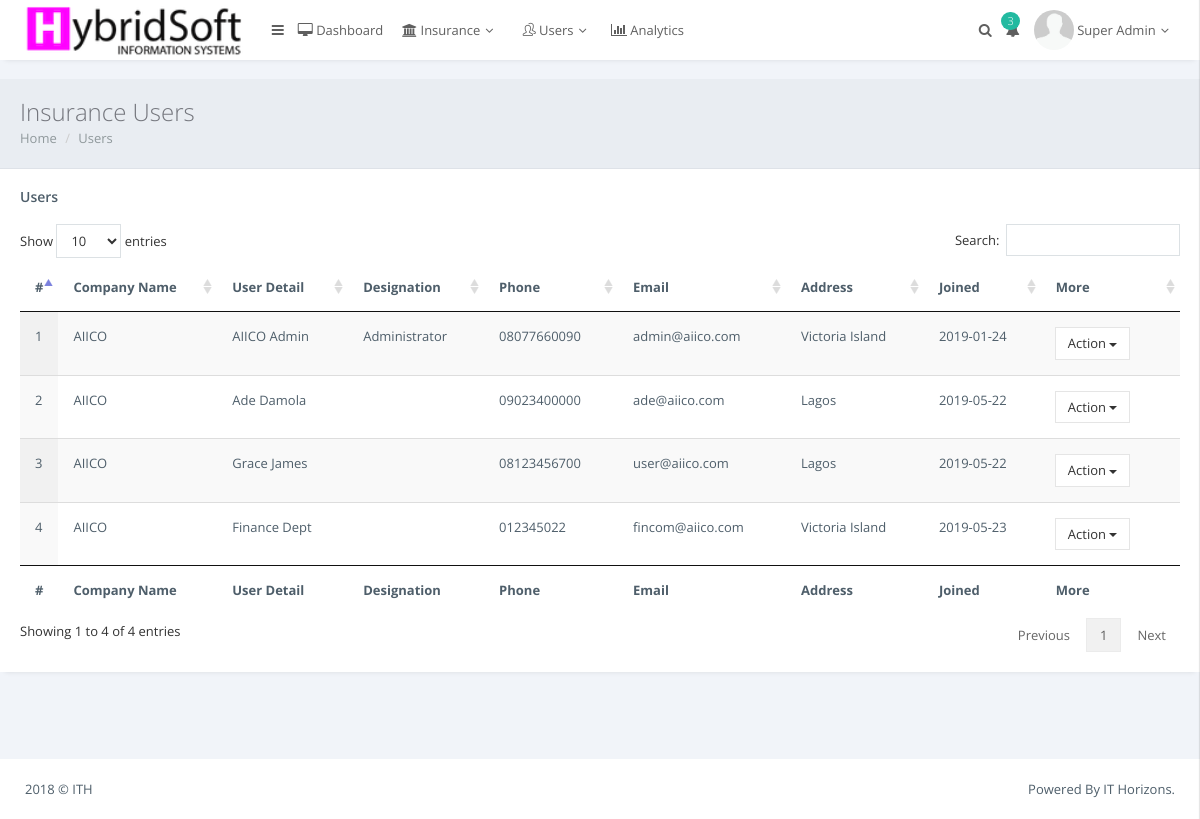
Screenshot of /super/index.php?insurance_user&comp=1 (signed in) with the database file from the repository.
### tables this page shows
CREATE TABLE `users` (
  `user_id` int(10) NOT NULL,
  `username` varchar(50) NOT NULL,
  `rc` varchar(12) NOT NULL,
  `telephone` varchar(12) NOT NULL,
  `email` varchar(50) NOT NULL,
  `address` text NOT NULL,
  `city` varchar(50) NOT NULL,
  `state` varchar(50) NOT NULL,
  `dob` date NOT NULL,
  `lastname` varchar(50) NOT NULL,
  `firstname` varchar(50) NOT NULL,
  `middlename` varchar(50) NOT NULL,
  `password` varchar(255) NOT NULL,
  `role_id` int(11) NOT NULL,
  `nfname` varchar(200) NOT NULL,
  `nlname` varchar(200) NOT NULL,
  `nphone` varchar(200) NOT NULL,
  `nemail` varchar(200) NOT NULL,
  `naddress` text NOT NULL,
  `created` date NOT NULL,
  `createdby` int(11) NOT NULL
);

CREATE TABLE `iuser` (
  `id` int(11) NOT NULL,
  `insurance_id` int(11) NOT NULL,
  `user_id` int(11) NOT NULL
);

CREATE TABLE `insurance_company` (
  `company_id` int(6) NOT NULL,
  `company_name` varchar(50) NOT NULL,
  `prefix` varchar(2) NOT NULL,
  `rc_no` varchar(20) NOT NULL,
  `phone_no` int(11) NOT NULL,
  `address` text NOT NULL,
  `acct_no` int(10) NOT NULL,
  `email` varchar(200) NOT NULL,
  `created` date NOT NULL,
  `created_by` int(11) NOT NULL
);

### super/insurance_user.php (the view, shortened to what this page needs)
<!DOCTYPE html>
<html>
    <head>
        <link href="../res/plugins/pace-master/themes/blue/pace-theme-flash.css" rel="stylesheet"/>
        <link href="../res/plugins/uniform/css/uniform.default.min.css" rel="stylesheet"/>
        <link href="../res/plugins/bootstrap/css/bootstrap.min.css" rel="stylesheet" type="text/css"/>
        <link href="../res/plugins/fontawesome/css/font-awesome.css" rel="stylesheet" type="text/css"/>
        <link href="../res/plugins/line-icons/simple-line-icons.css" rel="stylesheet" type="text/css"/>
        <link href="../res/plugins/offcanvasmenueffects/css/menu_cornerbox.css" rel="stylesheet" type="text/css"/>
        <link href="../res/plugins/waves/waves.min.css" rel="stylesheet" type="text/css"/>
        <link href="../res/plugins/switchery/switchery.min.css" rel="stylesheet" type="text/css"/>
        <link href="../res/plugins/3d-bold-navigation/css/style.css" rel="stylesheet" type="text/css"/>
        <link href="../res/plugins/slidepushmenus/css/component.css" rel="stylesheet" type="text/css"/>
        <link href="../res/plugins/datatables/css/jquery.datatables.min.css" rel="stylesheet" type="text/css"/>
        <link href="../res/plugins/datatables/css/jquery.datatables_themeroller.css" rel="stylesheet" type="text/css"/>
        <link href="../res/plugins/x-editable/bootstrap3-editable/css/bootstrap-editable.css" rel="stylesheet" type="text/css">
        <link href="../res/plugins/bootstrap-datepicker/css/datepicker3.css" rel="stylesheet" type="text/css"/>
        <link href="../res/css/modern.min.css" rel="stylesheet" type="text/css"/>
        <link href="../res/css/themes/white.css" class="theme-color" rel="stylesheet" type="text/css"/>
        <link href="../res/css/custom.css" rel="stylesheet" type="text/css"/>
    </head>
    <?php include 'nav.php'; ?>
<div class="page-inner">
    <div class="page-title">
        <h3>Insurance Users </h3>
        <div class="page-breadcrumb">
            <ol class="breadcrumb">
                <li><a href="index.php?dashboard">Home</a></li>
                <li><a href="#">Users</a></li>
            </ol>
        </div>
    </div>
     <div class="row">
                        <div class="col-md-12">
                            <div class="panel panel-white">
                                <div class="panel-heading clearfix">
                                    <h4 class="panel-title">Users</h4>
                                </div>
                                <div class="panel-body">
                                   <div class="table-responsive">
                                    <table id="example" class="display table" style="width: 100%; cellspacing: 0;">
                                        <thead>
                                            <tr>
                                                <th width="3%">#</th>
                                                <th>Company Name </th>
                                                <th>User Detail </th>
                                                <th>Designation </th>
                                                <th>Phone </th>
                                                <th>Email </th>
                                                <th>Address </th>
                                                <th>Joined </th>
                                                <th width="12%">More</th>
                                            </tr>
                                        </thead>
                                        <tfoot>
                                            <tr>
                                                <th>#</th>
                                                <th>Company Name </th>
                                                <th>User Detail </th>
                                                <th>Designation </th>
                                                <th>Phone </th>
                                                <th>Email </th>
                                                <th>Address </th>
                                                <th>Joined </th>
                                                <th width="12%">More</th>
                                            </tr>
                                        </tfoot>
                                        <tbody>
                                            <?php
                                            $id=$_GET['comp'];
                                            $qq=$con->query("SELECT users.user_id, users.firstname, users.lastname, users.telephone, users.email, users.address, users.role_id, users.created, iuser.insurance_id FROM users, iuser WHERE users.user_id=iuser.user_id AND iuser.insurance_id='$id'");
                                            $counter=0;
                                            while($r=$qq->fetch_array()){
                                                $role = $r['role_id'];
                                                $ins = $r['insurance_id'];
                                                $com=$con->query("SELECT company_name FROM insurance_company WHERE company_id='$ins'");
                                                $rx=$com->fetch_array();
                                            ?>
                                            <tr>
                                                <td><?php echo ++$counter; ?></td>
                                                <td><?php echo $rx['company_name']; ?></td>
                                                <td><?php echo $r['firstname']." ".$r['lastname']; ?></td>
                                                <td>
                                                    <?php
                                                    if($role == 1){echo'Super Admin';}
                                                    elseif($role == 2){echo'Administrator';}
                                                    ?>
                                                </td>
                                                <td><?php echo $r['telephone']; ?></td>
                                                <td><?php echo $r['email']; ?></td>
                                                <td><?php echo $r['address']; ?></td>
                                                <td><?php echo $r['created']; ?></td>
                                                <td>
                                                    <div class="input-group-btn">
                                                        <button type="button" class="btn btn-default dropdown-toggle" data-toggle="dropdown" aria-expanded="false">Action <span class="caret"></span></button>
                                                    </div>
                                                </td>
                                            </tr>
                                            <?php } ?>
                                        </tbody>
                                       </table>
                                    </div>
                                </div>
                            </div>
                        </div>
    </div>
</div>
 <?php include 'tfoot.php'; ?>

### super/nav.php (shortened to what this page needs)
<body class="page-header-fixed">
        <main class="page-content content-wrap">
            <div class="navbar">
                <div class="navbar-inner">
                    <div class="logo-box" style="background: #fff;">
                        <a href="index.php?dashboard" class="logo-text">
                            <span>
                                <img src="../assets/images/logo2.png" height="54" alt=""/>
                            </span></a>
                    </div>
                    <div class="topmenu-outer">
                        <div class="top-menu">
                            <ul class="nav navbar-nav navbar-left">
                                <li>
                                    <a href="javascript:void(0);" class="waves-effect waves-button waves-classic sidebar-toggle"><i class="fa fa-bars"></i></a>
                                </li>
                                <li>
                                    <a href="index.php?dashboard" class="waves-effect waves-button waves-classic"><i class="fa fa-desktop"></i> Dashboard</a>
                                </li>
                                <li class="dropdown">
                                    <a href="#" class="dropdown-toggle waves-effect waves-button waves-classic" data-toggle="dropdown">
                                        <span class="user-name"><i class="fa fa-bank"></i> Insurance<i class="fa fa-angle-down"></i></span>
                                    </a>
                                </li>
                                <li class="dropdown">
                                    <a href="#" class="dropdown-toggle waves-effect waves-button waves-classic" data-toggle="dropdown">
                                        <span class="user-name"><i class="icon-users"></i> Users<i class="fa fa-angle-down"></i></span>
                                    </a>
                                </li>
                                <li>
                                    <a href="index.php?report" class="waves-effect waves-button waves-classic"><i class="fa fa-bar-chart"></i> Analytics</a>
                                </li>
                            </ul>
                            <ul class="nav navbar-nav navbar-right">
                                <li>
                                    <a href="javascript:void(0);" class="waves-effect waves-button waves-classic show-search"><i class="fa fa-search"></i></a>
                                </li>
                                <li class="dropdown">
                                    <a href="#" class="dropdown-toggle waves-effect waves-button waves-classic" data-toggle="dropdown"><i class="fa fa-bell"></i><span class="badge badge-success pull-right">3</span></a>
                                </li>
                                <li class="dropdown">
                                    <a href="#" class="dropdown-toggle waves-effect waves-button waves-classic" data-toggle="dropdown">
                                        <img class="img-circle avatar" src="../res/images/avatar1.png" width="40" height="40" alt="">
                                        <span class="user-name"><?php  echo $name; ?><i class="fa fa-angle-down"></i></span>
                                    </a>
                                </li>
                                <li>
                                    <a href="" class="waves-effect waves-button waves-classic" id="showRight">
                                    </a>
                                </li>
                            </ul>
                        </div>
                    </div>
                </div>
            </div>

### res/css/themes/white.css (style rules this page uses)
.page-content { background: #34425A; }
.navbar .logo-box { background: #fff; }
.navbar .logo-box a { color: #5f5f5f; }

### rows the page displays
users: name "Super Admin"
iuser: insurance_company.company_name "AIICO", user.firstname "AIICO", user.lastname "Admin", shows "Administrator", user.telephone "08077660090", user.email "admin@aiico.com", user.address "Victoria Island", user.created "2019-01-24"
iuser: insurance_company.company_name "AIICO", user.firstname "Ade", user.lastname "Damola", user.telephone "09023400000", user.email "ade@aiico.com", user.address "Lagos", user.created "2019-05-22"
iuser: insurance_company.company_name "AIICO", user.firstname "Grace", user.lastname "James", user.telephone "08123456700", user.email "user@aiico.com", user.address "Lagos", user.created "2019-05-22"
iuser: insurance_company.company_name "AIICO", user.firstname "Finance", user.lastname "Dept", user.telephone "012345022", user.email "fincom@aiico.com", user.address "Victoria Island", user.created "2019-05-23"
